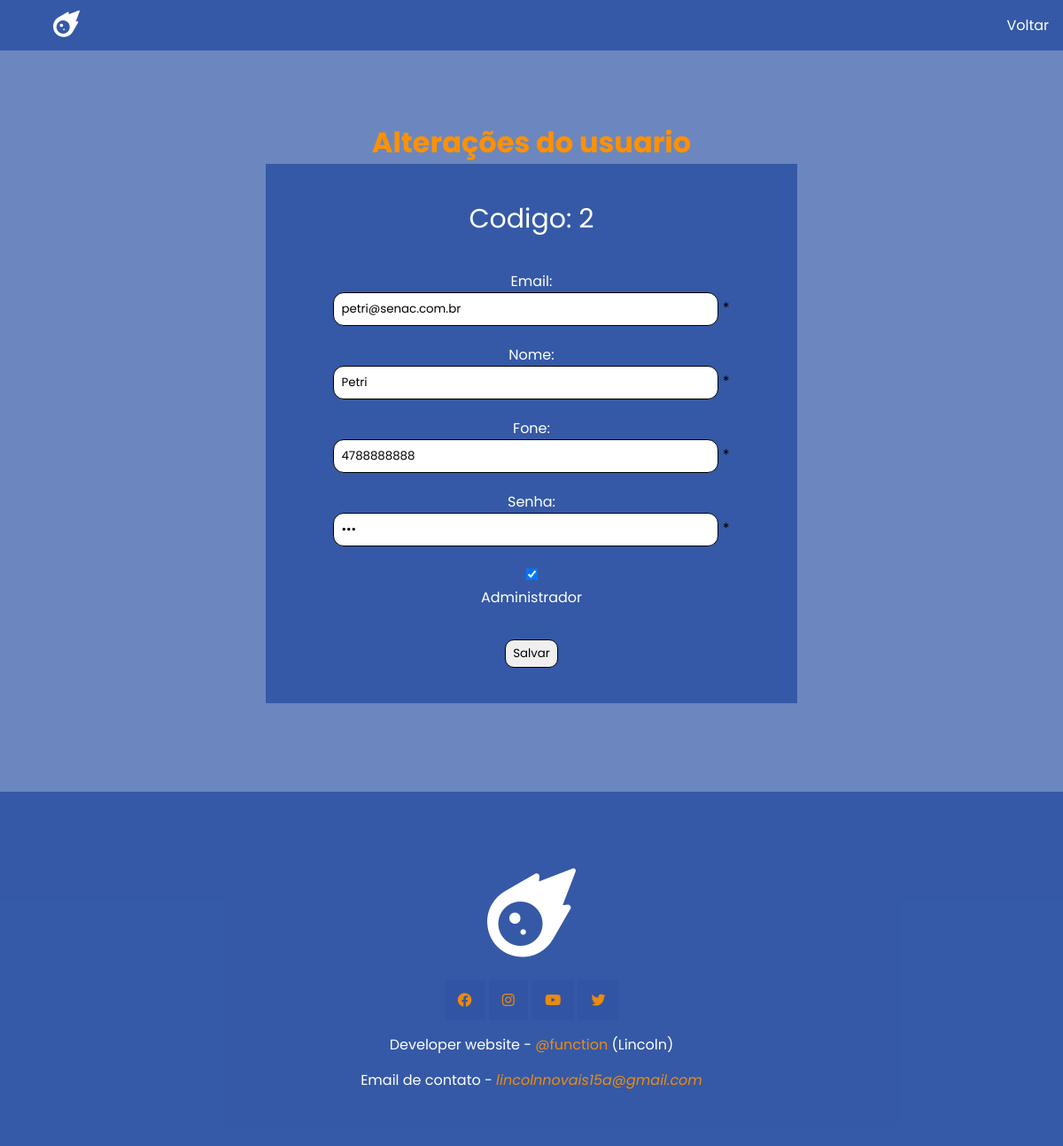
The app's page /paginas/altUsuario.php?codigo=2 with its own data.
### tables this page shows
CREATE TABLE `usuario` (
  `codigo` int(11) NOT NULL,
  `email` varchar(255) NOT NULL,
  `nome` varchar(255) NOT NULL,
  `telefone` varchar(255) NOT NULL,
  `senha` varchar(255) NOT NULL,
  `administrador` tinyint(1) NOT NULL
);

### paginas/altUsuario.php (the view, shortened to what this page needs)
<?php
    include "../include/MySql.php";
    $email = $senha = $nome = $telefone = $administrador = "";
    $emailErr = $senhaErr = $nomeErr = $telefoneErr = $msgErr = "";
    if (isset($_GET['codigo'])){
        $codigo = $_GET['codigo'];
        $sql = $pdo->prepare('SELECT * FROM usuario WHERE codigo = ?');
        if ($sql->execute(array($codigo))){
            $info = $sql->fetchAll(PDO::FETCH_ASSOC);
            foreach($info as $key => $value){
                $codigo = $value['codigo'];
                $nome = $value['nome'];
                $email = $value['email'];
                $telefone = $value['telefone'];
                $senha = $value['senha'];
                $administrador = $value['administrador'];
            };
        };
    };
?>
<!DOCTYPE html>
<html lang="pt-br">
<head>
    <link rel="stylesheet" href="https://cdnjs.cloudflare.com/ajax/libs/font-awesome/6.1.1/css/all.min.css">
    <link rel="stylesheet" href="../css/estilo.css">
</head>
<body>
    <nav class="navbar">
        <div class="brand-title">
            <i class="fa-solid fa-meteor"></i>
        </div>
        <div class="navbar-links">
            <ul>
            <li><a href="../paginas/listusuario.php">Voltar</a></li>
            </ul>
        </div>
    </nav>
<form action="" method="POST">
<h1 class="titulo-txt">Alterações do usuario</h1>
    <fieldset>
        <div>
            <label class="codigo" for="codigo"><p> Codigo: <?php echo $codigo?> </p></label>
            <br>
        </div>
        <div class="div-form">
            <label for="email"><p class="txt-alt"> Email: </p></label>
            <input class="input-login" type="mail" name="email" value="<?php echo $email?>">
            <span class="obrigatorio">* <?php echo $emailErr ?></span>
        </div>
        <div class="div-form">
            <label for="nome"><p class="txt-alt"> Nome: </p></label>
            <input class="input-login" type="text" name="nome" value="<?php echo $nome?>">
         <span class="obrigatorio">* <?php echo $nomeErr ?></span>
        </div>
        <div class="div-form">
            <label for="telefone"><p class="txt-alt"> Fone: </p></label>
            <input class="input-login" type="text" name="telefone" value="<?php echo $telefone?>">
            <span class="obrigatorio">* <?php echo $telefoneErr ?></span>
        </div>
        <div class="div-form">
            <label for="senha"><p class="txt-alt"> Senha: </p></label>
            <input class="input-login" type="password" name="senha" value="<?php echo $senha?>">
            <span class="obrigatorio">* <?php echo $senhaErr ?></span>
        </div>
        <div class="div-form">
            <input class="input-login" type="checkbox" name="administrador" <?php if($administrador==1){?> checked="check"<?php } ?>>
            <label for="administrador"><p class="txt-alt"> Administrador</p></label>
        </div>
        <br>
        <div>
            <input class="button-form" type="submit" value="Salvar" name="cadastro">
        </div>
    </fieldset>
</form>
    <footer class="footer">
        <div class="footer-container">
            <div class="footer-info logo">
                <a href="#">
                    <i class="fa-solid fa-meteor"></i>
                </a>
            </div>
            <div class="footer-info">
                <a target="_blank" href="https://www.facebook.com"><i class="fa-brands fa-facebook"></i></a>
                <a target="_blank" href="https://www.instagram.com"><i class="fa-brands fa-instagram"></i></a>
                <a target="_blank" href="https://www.youtube.com"><i class="fa-brands fa-youtube"></i></a>
                <a target="_blank" href="https://www.twitter.com"><i class="fa-brands fa-twitter"></i></a>
            </div>
            <div style="text-align: center;" class="footer-info">
                <p style="margin-top: 5px;">Developer website - <a target="_blank" href="https://github.com/function404">@function</a> (Lincoln) </p>
            </div>
            <div style="text-align: center;" class="footer-info">
                <p style="margin-top: 5px;">Email de contato - <i><a href="mailto:lincolnnovais15a@gmail.com">lincolnnovais15a@gmail.com</a></i></p>
            </div>
        </div>
    </footer>
    </body>
</html>

### css/estilo.css (style rules this page uses)
* { box-sizing: border-box; margin: 0; padding: 0; list-style: none; text-decoration: none; font-family: 'Poppins', sans-serif; }
:root { --color-body: rgba(47, 85, 164, 0.7); --color-primary: rgba(255, 145, 0, 0.9); --color-secondary: rgba(47, 85, 164, 0.9); --color-tertiary: rgb(255, 145, 0); --color-white: rgb(255, 255, 255); --color-black: rgb(0, 0, 0); }
body { height: 50vh; padding: 0; margin: 0; background-color: var(--color-body); }
.navbar { display: flex; justify-content: space-between; align-items: center; background: var(--color-secondary); color: var(--color-white); }
.brand-title { font-size: 30px; margin-left: 60px; }
.navbar-links ul { margin: 0; padding: 0; display: flex; }
.navbar-links li { list-style: none; }
.navbar-links li a { text-decoration: none; color: var(--color-white); padding: 1rem; display: block; }
form { padding: 80px 0px 80px 0px; text-align: center; }
fieldset { width: 50%; text-align: center; margin: 0 auto; padding: 40px 0px 40px 0px; border: none; background-color: var(--color-secondary); }
.div-form { padding: 10px; }
.input-login { padding: 8px; width: 75%; border: 1px solid var(--color-black); border-radius: 12px; }
.button-form { width: 10%; padding: 5px; border: 1px solid var(--color-black); border-radius: 10px; }
.titulo-txt { color: var(--color-tertiary); }
.txt-alt { color: var(--color-white); }
.codigo p { color: var(--color-white); font-size: 30px; }
.footer { width: 100%; height: 100%; margin-top: 20px; background-color:var(--color-secondary); }
.footer-container { height: 100%; padding: 50px; display: flex; align-items: center; justify-content: center; flex-direction: column; }
.footer-info { margin-top: 10px; color: var(--color-white); }
.footer-info p a { color: var(--color-primary); transition: all .5s ease; }
.footer-info a i { padding: 15px; color: var(--color-primary); border-radius: 3px; transition: all .5s ease; background-color: var(--color-body); }
.footer-info.logo a i { color: var(--color-white); padding: 0 auto; background-color: transparent; margin: 0 auto; font-size: 100px; transition: all .5s ease; }

### records on screen
usuario: codigo "2", email "petri@senac.com.br", nome "Petri", telefone "4788888888", administrador "☑"
